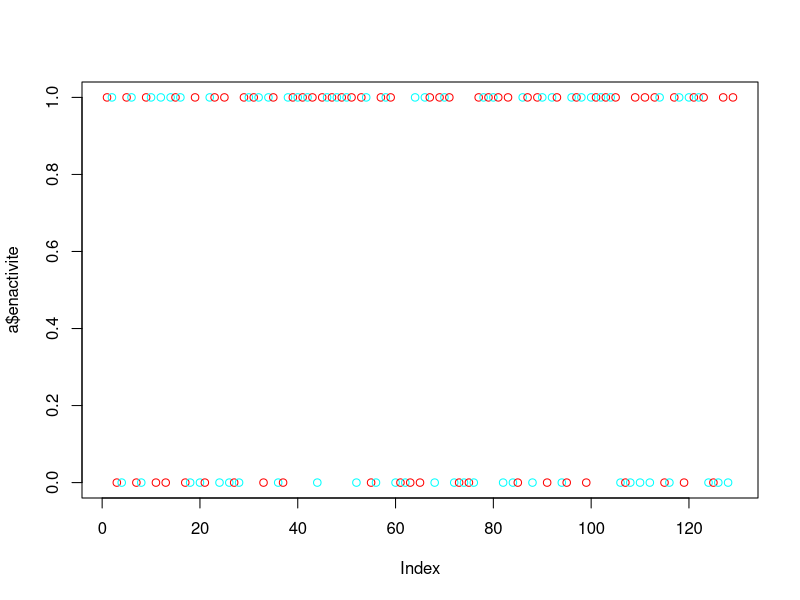
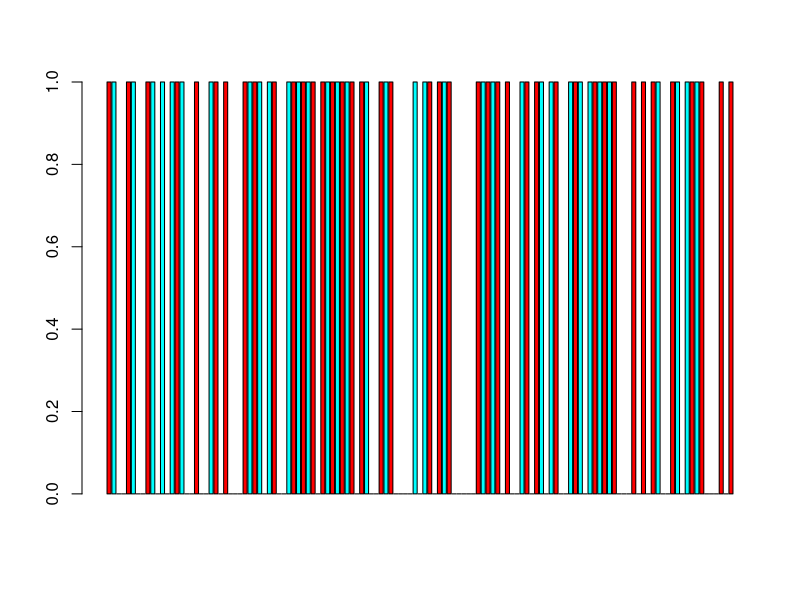
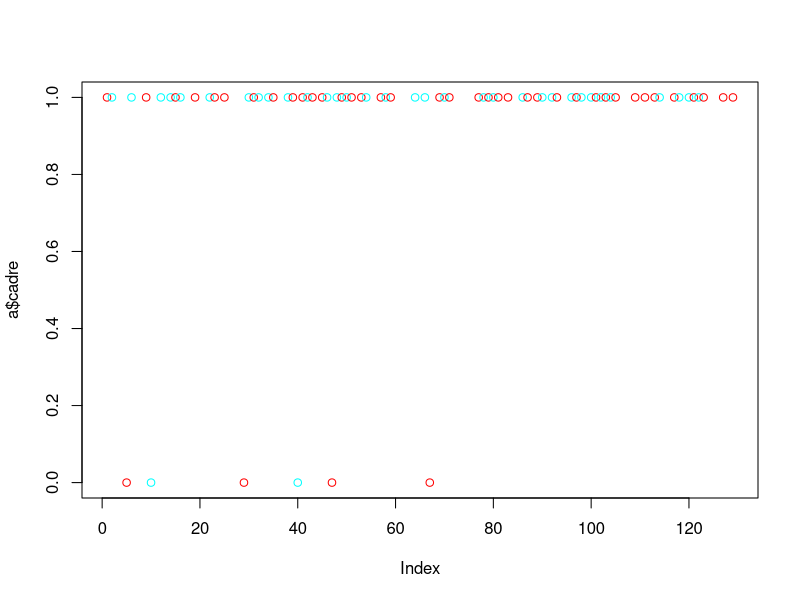
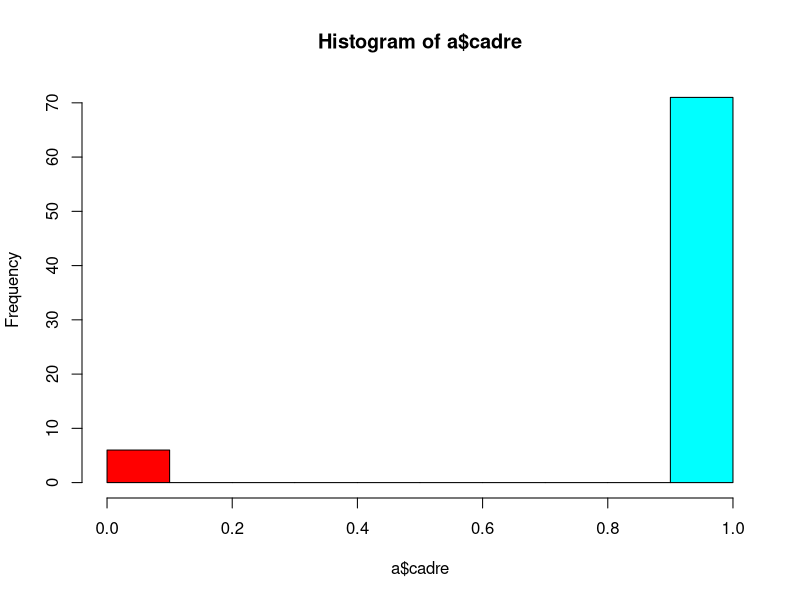

Recreate these plots in R, in order. (Note: this script raises an error after producing the figures.)
#Projet Statistiques
#Abebe Fanuel p1311388
#Bouneffa Massinissa p


#EXO 1
setwd("C:\\Users\\tfano_000\\Documents\\L3\\stat\\projet")
??csv
a=read.csv("enquete6mois.csv",header = TRUE, dec = ".", sep = ";", na.strings = "NC")
(a)
table(a)
summary(a)
plot(a$enactivite,  col=rainbow(2))
barplot(a$enactivite, col=rainbow(2))
plot(a$cadre,  col=rainbow(2))
hist(a$cadre, col=rainbow(2))
plot(a$contrat)
hist(a$salaire)
boxplot(a$salaire)
